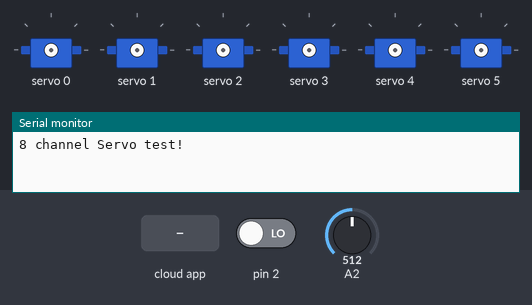
Bench run of a sketch on a simulated Arduino Uno, built with avr-gcc and run on an emulated ATmega328P. Parts: 6 × servo, the last lines printed to the serial monitor. The test bench sets the inputs (shaded band); at power-on: pin 2 LOW, A2 = 512. The ROS host is connected and sends only what is stated.

Above: at 1.2 s.
1.3 s: the phone or cloud app sets sender to 0
2.8 s: the phone or cloud app sets sender to 1
At 3.7 s:
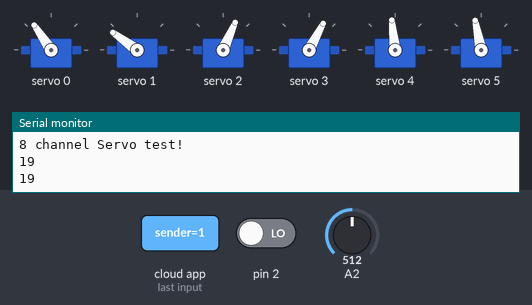
Timing chart, 0 to 5.8 s (numbered marks = the images above; inputs shaded):
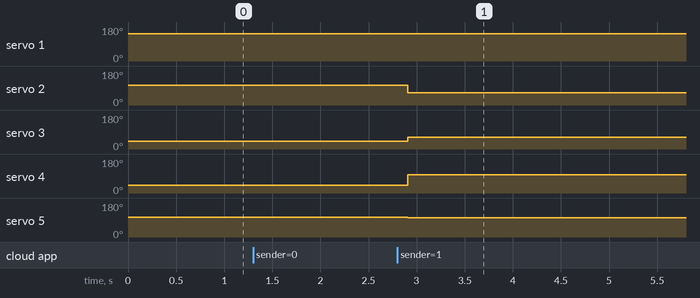

The sketch:

eye_movement.ino
```cpp
//#include <ArduinoHardware.h>
//#include <ArduinoTcpHardware.h>
//  Make sure you have the Adafruit servo driver library installed >>>>> https://github.com/adafruit/Adafruit-PWM-Servo-Driver-Library
//  X-axis joystick pin: A1
//  Y-axis joystick pin: A0
//  Trim potentiometer pin: A2
//  Button pin: 2

#include <ros.h>
#include <Wire.h>
#include <std_msgs/String.h>
#include <Adafruit_PWMServoDriver.h>

ros::NodeHandle nh;
Adafruit_PWMServoDriver pwm = Adafruit_PWMServoDriver();

#define SERVOMIN  140 // this is the 'minimum' pulse length count (out of 4096)
#define SERVOMAX  520 // this is the 'maximum' pulse length count (out of 4096)

// our servo # counter
uint8_t servonum = 0;

void callbackFunction(const std_msgs:: String &msg);

ros::Subscriber<std_msgs:: String> sub("sender", &callbackFunction);


int trimval;

const int analogInPin = A0;
int sensorValue = 0;
int outputValue = 0;
int switchval = 0;

void setup() {
  Serial.begin(9600);
  Serial.println("8 channel Servo test!");
  pinMode(analogInPin, INPUT);

  pwm.begin();

  pwm.setPWMFreq(60);  // Analog servos run at ~60 Hz updates

  delay(10);
  nh.initNode();
  nh.subscribe(sub);
}

// you can use this function if you'd like to set the pulse length in seconds
// e.g. setServoPulse(0, 0.001) is a ~1 millisecond pulse width. its not precise!
void setServoPulse(uint8_t n, double pulse) {
  double pulselength;

  pulselength = 1000000;   // 1,000,000 us per second
  pulselength /= 60;   // 60 Hz
  Serial.print(pulselength); Serial.println(" us per period");
  pulselength /= 4096;  // 12 bits of resolution
  Serial.print(pulselength); Serial.println(" us per bit");
  pulse *= 1000000;  // convert to us
  pulse /= pulselength;
  Serial.println(pulse);

}

void loop() {
  nh.spinOnce();
  delay(5);

}

static uint32_t curr = millis();
void set_location(int x ,int y){
  int lexpulse;
int rexpulse;

int leypulse;
int reypulse;

int uplidpulse;
int lolidpulse;
int altuplidpulse;
int altlolidpulse;
    lexpulse = map(x,780, 30, 220, 440);
    rexpulse = lexpulse;

    switchval = digitalRead(2);


    leypulse = map(y, 450,0, 250, 500);
    reypulse = map(y, 450,0, 400, 280);

  trimval = analogRead(A2);
    trimval=map(trimval, 320, 580, -40, 40);
     uplidpulse = map(y, 450,0, 400, 280);
        uplidpulse -= (trimval-40);
          uplidpulse = constrain(uplidpulse, 280, 400);
     altuplidpulse = 680-uplidpulse;

     lolidpulse = map(y, 450,0, 410, 280);
       lolidpulse += (trimval/2);
         lolidpulse = constrain(lolidpulse, 280, 400);
     altlolidpulse = 680-lolidpulse;


      pwm.setPWM(0, 0, lexpulse);
      pwm.setPWM(1, 0, leypulse);

      if(millis()-curr >=2000){
      pwm.setPWM(2, 0, 400);
      pwm.setPWM(3, 0, 240);
      pwm.setPWM(4, 0, 240);
      pwm.setPWM(5, 0, 400);
      delay(100);
      pwm.setPWM(2, 0, uplidpulse);
      pwm.setPWM(3, 0, lolidpulse);
      pwm.setPWM(4, 0, altuplidpulse);
      pwm.setPWM(5, 0, altlolidpulse);
      curr = millis();
      }


          Serial.println(trimval);
}

void callbackFunction(const std_msgs:: String &msg){
  String str = String(msg.data);
  int idx = str.indexOf(',');
  int dat[2];
  dat[0]= (str.substring(0,idx)).toInt();
  dat[1]= (str.substring(idx+1)).toInt();
  set_location(dat[0] ,dat[1]);
}
```

Measured:
- after the input at 2.8 s, servo 1: 145° → 144° at once; servo 2: 105° → 66° after 0.11 s; servo 3: 42° → 62° after 0.11 s; servo 4: 42° → 96° after 0.11 s; servo 5: 105° → 101° after 0.11 s
